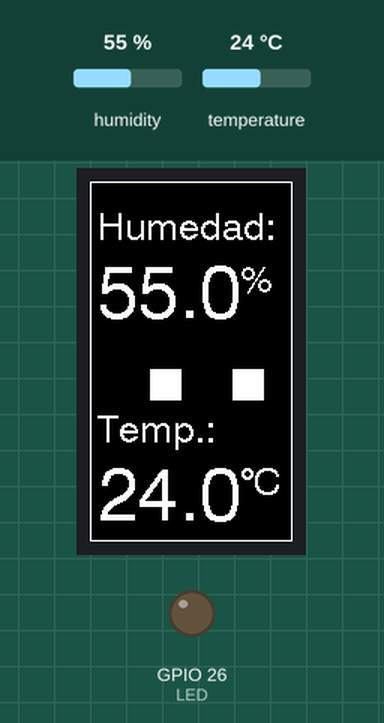
The sketch below on a simulated ESP32. Shown: 135×240 colour display, output pins drawn as LEDs (lit = HIGH). The inputs (shaded band) are chosen by the test bench; at power-on: humidity 55 %, temperature 24 °C.

Above: at 4.3 s.
4.4 s: humidity set to 22 %
At 5.7 s:
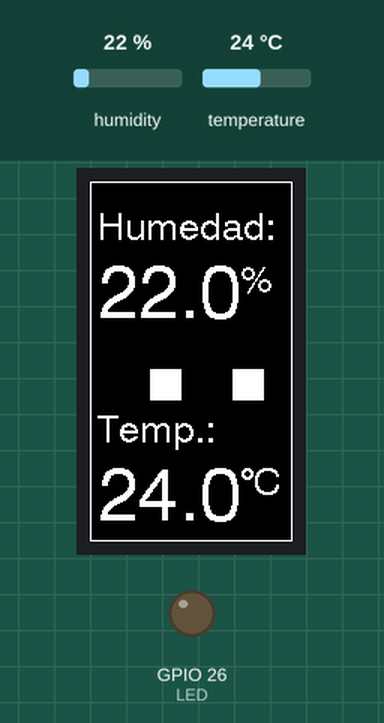
7.1 s: temperature set to 12 °C
At 8.0 s:
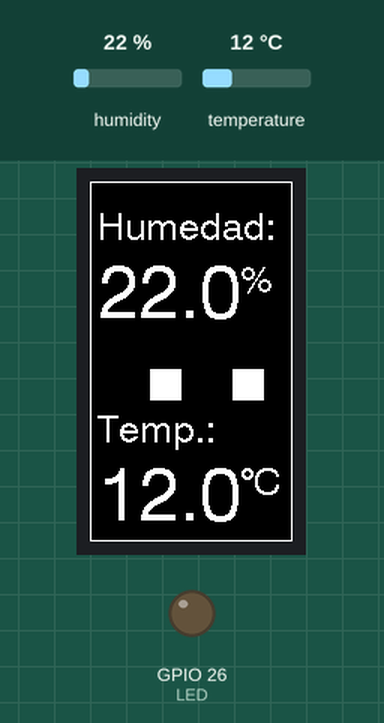
9.8 s: humidity set to 40 %
At 12.0 s:
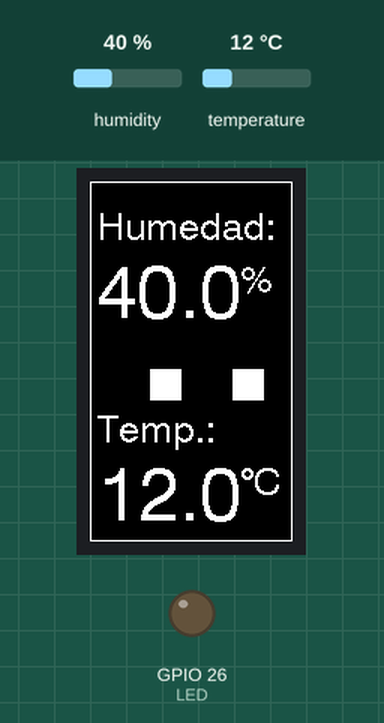
12.8 s: temperature set to 19 °C
At 13.7 s:
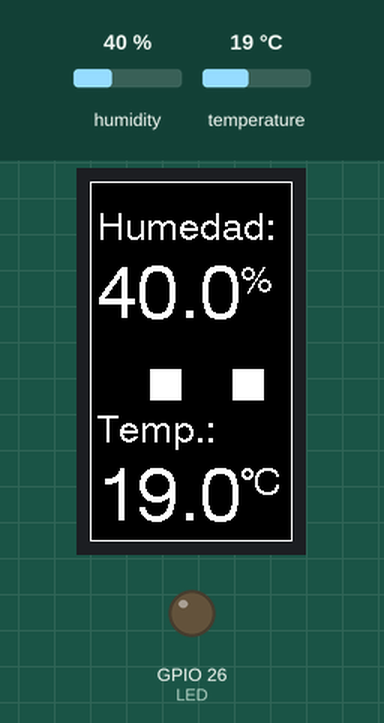
Timing chart, 0 to 15.8 s (numbered marks = the images above; inputs shaded):
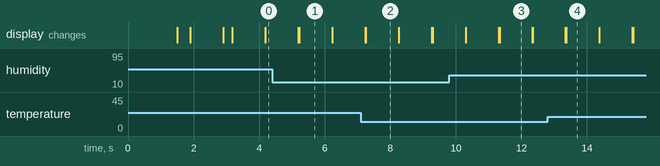

The sketch:

Pratica_2.ino
```cpp
/****************************************
 * Libraries
 ****************************************/
#include <UbidotsEsp32Mqtt.h>
#include "DHT.h"
#include <TFT_eSPI.h>
#include <SPI.h>
#include "xmb.h"

/****************************************
 * Define Constants
 ****************************************/
const char *UBIDOTS_TOKEN = "BBUS-Dcrq35CuJZHXkBgjCxZ84sUCGg8fjK";  // Put here your Ubidots TOKEN
const char *WIFI_SSID = "TIGO-357A";      // Put here your Wi-Fi SSID
const char *WIFI_PASS = "2NB112101810";      // Put here your Wi-Fi password
const char *DEVICE_LABEL = "esp32";   // Put here your Device label to which data  will be published
const char *VARIABLE_LABEL2 = "Humedad"; // Put here your Variable label to which data  will be published
const char *VARIABLE_LABEL1 = "Temp";
const char *SUBSCRIBE_SW1 = "SW1";
const char *SUBSCRIBE_SW2 = "SW2";

const uint8_t LED = 26;
const int PUBLISH_FREQUENCY = 5000; // Update rate in milliseconds

unsigned long timer;
#define DATAPIN 27
#define DHTTYPE DHT11


Ubidots ubidots(UBIDOTS_TOKEN);
DHT dht (DATAPIN, DHTTYPE);
TFT_eSPI tft = TFT_eSPI();

/****************************************
 * Auxiliar Functions
 ****************************************/

void callback(char *topic, byte *payload, unsigned int length)
{
  Serial.print("Message arrived [");
  Serial.print(topic);
  Serial.print("] ");
  String str = String(topic);
  for (int i = 0; i < length; i++)
  {
    Serial.print((char)payload[i]);
  }
  Serial.println();
  Serial.println(str.substring(20));
  if (str.substring(20) == "sw1/lv"){
    if ((char)payload[0] == '1')
    {
      tft.fillCircle(40, 125, 20, TFT_GREEN);
      digitalWrite(LED, HIGH);
    }
    else{
      tft.fillCircle(40, 125, 20, TFT_RED);
      digitalWrite(LED, LOW);
    }
  }  if (str.substring(20) == "sw2/lv"){
        if ((char)payload[0] == '1')
    {
      tft.fillCircle(95, 125, 20, TFT_NAVY);
    }
    else{
      tft.fillCircle(95, 125, 20, TFT_RED);
    }
  }

}

void AppleLogo(int x, int y){
  delay(200);
  tft.drawXBitmap(x, y, apple, logoWidth, logoHeight, TFT_WHITE);
  delay(1000);
  tft.drawXBitmap(x, y, apple, logoWidth, logoHeight, TFT_BLACK);
  delay(250);
}
void UI(void){
 tft.drawRect(0, 0, 135, 240, TFT_WHITE);
 tft.fillRect(40, 125, 21, 21, TFT_WHITE);
 tft.fillRect(95, 125, 21, 21, TFT_WHITE);
}

/****************************************
 * Main Functions
 ****************************************/

void setup() {
  pinMode(LED, OUTPUT);
  // put your setup code here, to run once:
  Serial.begin(115200);
  ubidots.connectToWifi(WIFI_SSID, WIFI_PASS);
  ubidots.setCallback(callback);
  ubidots.setup();
  ubidots.reconnect();
  ubidots.subscribeLastValue(DEVICE_LABEL, SUBSCRIBE_SW1);
  ubidots.subscribeLastValue(DEVICE_LABEL, SUBSCRIBE_SW2);

  int x = 22, y = 85;
  tft.init();
  tft.fillScreen(TFT_BLACK);
  AppleLogo(x, y);
  UI();
  tft.drawString(F("Humedad:"), 5, 20, 4);
  tft.drawString(F("Temp.:"),   5, 155, 4);
  tft.drawString(F("%"),      100, 55 , 4);
  tft.drawString(F("`C"),     100, 190, 4);

  dht.begin();

  timer = millis();
}

void loop() {
  // put your main code here, to run repeatedly:
  float h = dht.readHumidity();
  float t = dht.readTemperature();

  tft.setTextColor(TFT_WHITE);
  tft.drawString( String(h, 1), 5, 55 , 6);
  tft.drawString( String(t, 1), 5, 190, 6);

  if (!ubidots.connected())
  {
    ubidots.reconnect();
    ubidots.subscribeLastValue(DEVICE_LABEL, SUBSCRIBE_SW1);
    ubidots.subscribeLastValue(DEVICE_LABEL, SUBSCRIBE_SW2);
  }
  if ((millis() - timer) > PUBLISH_FREQUENCY) // triggers the routine every 5 seconds
  {
    ubidots.add(VARIABLE_LABEL1, t); // Insert your variable Labels and the value to be sent
    ubidots.add(VARIABLE_LABEL2, h);
    ubidots.publish(DEVICE_LABEL);
    timer = millis();
  }
  ubidots.loop();
  delay(1000);
  tft.setTextColor(TFT_BLACK);
  tft.drawString( String(h, 1), 5, 55 , 6);
  tft.drawString( String(t, 1), 5, 190, 6);

}
```

Source omitted: xmb.h (data table, 5831 bytes)

Measured:
- after the input at 4.4 s, the display: first differs from a run without the input after 0.82 s (image 1)
- after the input at 7.1 s, the display: first differs from a run without the input after 0.16 s (image 2)
- after the input at 9.8 s, the display: first differs from a run without the input after 1.5 s (image 3)
- after the input at 12.8 s, the display: first differs from a run without the input after 0.57 s (image 4)
- what the display in image 1 shows lasts 1.0 s, from 5.2 s to 6.2 s
